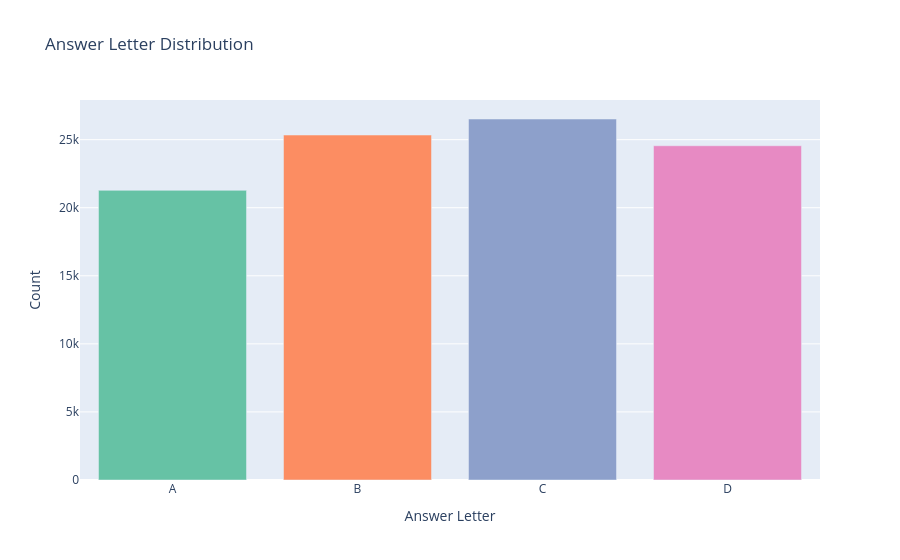

Notebook source saved alongside this figure:
### Markdown cell above
## 3. Answer Letter Distribution

A well-balanced dataset should have roughly equal counts for A, B, C, D.

### Code cell
answer_counts = df['answer'].str.strip().str.upper().value_counts().reindex(list(OPTION_LETTERS), fill_value=0)

fig = px.bar(
    x=answer_counts.index,
    y=answer_counts.values,
    labels={'x': 'Answer Letter', 'y': 'Count'},
    title='Answer Letter Distribution',
    color=answer_counts.index,
    color_discrete_sequence=px.colors.qualitative.Set2,
)
fig.update_layout(showlegend=False)
fig.show()

print('Proportions:')
print((answer_counts / answer_counts.sum()).round(3))

### Figure 1 — Plotly figure (JSON) as saved in the notebook; plotly's stock layout.template omitted (floating-point values rounded to 4 significant figures)
{"data": [{"hovertemplate": "color=A<br>Answer Letter=%{x}<br>Count=%{y}<extra></extra>", "legendgroup": "A", "marker": {"color": "rgb(102,194,165)", "pattern": {"shape": ""}}, "name": "A", "orientation": "v", "showlegend": true, "textposition": "auto", "type": "bar", "x": ["A"], "xaxis": "x", "y": [21276], "yaxis": "y"}, {"hovertemplate": "color=B<br>Answer Letter=%{x}<br>Count=%{y}<extra></extra>", "legendgroup": "B", "marker": {"color": "rgb(252,141,98)", "pattern": {"shape": ""}}, "name": "B", "orientation": "v", "showlegend": true, "textposition": "auto", "type": "bar", "x": ["B"], "xaxis": "x", "y": [25340], "yaxis": "y"}, {"hovertemplate": "color=C<br>Answer Letter=%{x}<br>Count=%{y}<extra></extra>", "legendgroup": "C", "marker": {"color": "rgb(141,160,203)", "pattern": {"shape": ""}}, "name": "C", "orientation": "v", "showlegend": true, "textposition": "auto", "type": "bar", "x": ["C"], "xaxis": "x", "y": [26518], "yaxis": "y"}, {"hovertemplate": "color=D<br>Answer Letter=%{x}<br>Count=%{y}<extra></extra>", "legendgroup": "D", "marker": {"color": "rgb(231,138,195)", "pattern": {"shape": ""}}, "name": "D", "orientation": "v", "showlegend": true, "textposition": "auto", "type": "bar", "x": ["D"], "xaxis": "x", "y": [24553], "yaxis": "y"}], "layout": {"barmode": "relative", "legend": {"title": {"text": "color"}, "tracegroupgap": 0}, "showlegend": false, "title": {"text": "Answer Letter Distribution"}, "xaxis": {"anchor": "y", "domain": [0, 1], "title": {"text": "Answer Letter"}}, "yaxis": {"anchor": "x", "domain": [0, 1], "title": {"text": "Count"}}}}
